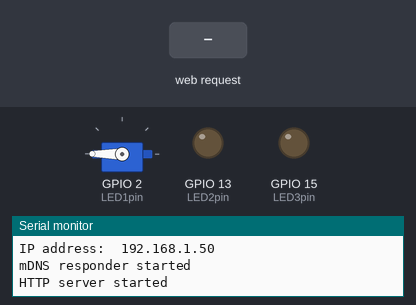
The sketch below on a simulated ESP8266 (Wemos D1 mini). On the bench: servo, output pins drawn as LEDs (lit = HIGH), the last lines printed to the serial monitor. The inputs (shaded band) are chosen by the test bench. WiFi joins after 1.5 s; servers stay silent unless stated; pins used as bus, display or sensor lines are not drawn.

Above: at 2.8 s.
2.9 s: HTTP request GET /led1on received
At 4.0 s:
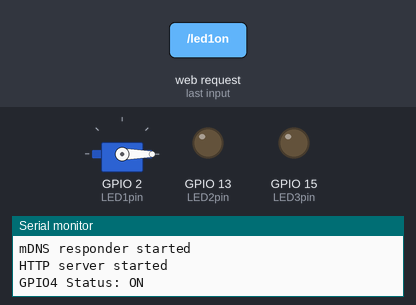
4.4 s: HTTP request GET /led2on received
At 5.1 s:
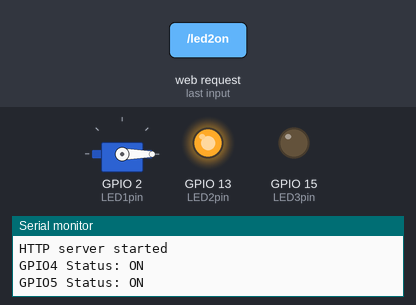
5.9 s: HTTP request GET /led1off received
At 6.2 s:
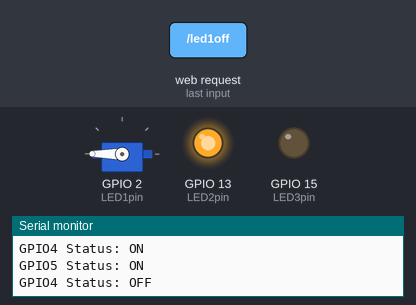
7.4 s: HTTP request GET /led3on received
At 8.6 s:
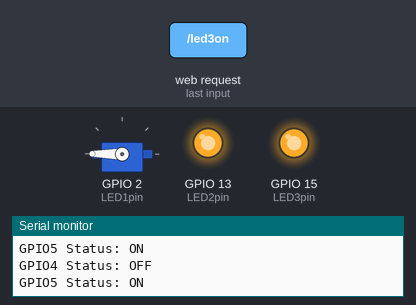
8.9 s: HTTP request GET /led2off received
At 9.7 s:
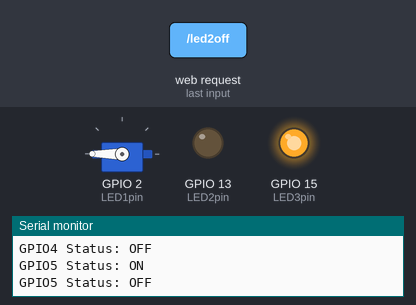
10.4 s: HTTP request GET /led3off received
At 10.9 s:
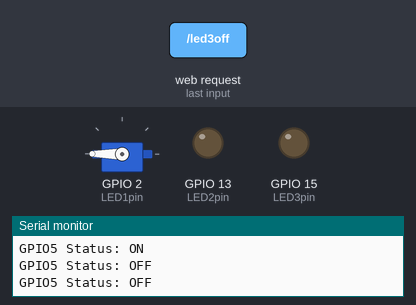
Timing chart, 0 to 12.9 s (numbered marks = the images above; inputs shaded):
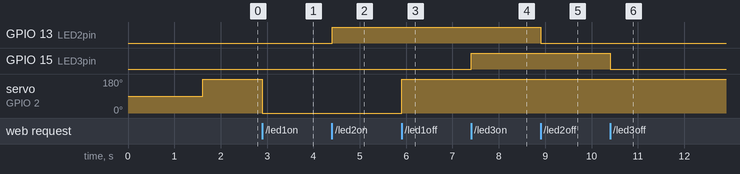

Measured:
- after the input at 2.9 s, servo on GPIO 2 (LED1pin): 180° → 0° at once
- after the input at 4.4 s, GPIO 13 (LED2pin): LOW → HIGH at once
- after the input at 5.9 s, servo on GPIO 2 (LED1pin): 0° → 180° at once
- after the input at 7.4 s, GPIO 15 (LED3pin): LOW → HIGH at once
- after the input at 8.9 s, GPIO 13 (LED2pin): HIGH → LOW at once
- after the input at 10.4 s, GPIO 15 (LED3pin): HIGH → LOW at once

The sketch:

Server_ESP8266_and_servo.ino
```cpp
//this code for `ESP8266
//Change Lib
//Step to Start
//Chose Broad NodeMCU1.0
//ESP-12E Module
//upload speed `115200
//Flash Size 4mb


#include <ESP8266WiFi.h>
#include <WiFiClient.h>
#include <ESP8266WebServer.h>
#include <ESP8266mDNS.h>
#include <ESP8266WiFiMulti.h>
#include <Servo.h>

Servo myservo;  // create servo object to control a servo
// twelve servo objects can be created on most boards


ESP8266WiFiMulti wifiMulti;     // Create an instance of the ESP8266WiFiMulti class, called 'wifiMulti'


////wemos lolin32 115200 mapping broad oae wmmos oled
//#include <WiFi.h>
//#include <WebServer.h>
//#include <ESPmDNS.h>
//
//#include "SSD1306Wire.h"        // legacy: #include "SSD1306.h"
///* Put your SSID & Password */
const char* ssid = "ratexx_phone";  // Enter SSID here
const char* password = "pongpong";  //Enter Password here

/* Put IP Address details */
//IPAddress local_ip(10, 0, 0, 8);
//IPAddress gateway(10, 0, 0, 1);
//IPAddress subnet(255, 0, 0, 0);


#define DEMO_DURATION 3000
typedef void (*Demo)(void);

int demoMode = 0;
int counter = 1;
ESP8266WebServer server(80);

uint8_t LED1pin = 2;//pin 6
bool LED1status = 0;

uint8_t LED2pin = 13;//pin 7
bool LED2status = 0;

uint8_t LED3pin = 15;//pin 8
bool LED3status = 0;

void StartDNS() {
  Serial.begin(115200);         // Start the Serial communication to send messages to the computer
  delay(10);
  Serial.println('\n');
  wifiMulti.addAP(ssid, password);   // add Wi-Fi networks you want to connect to
  Serial.println("Connecting ...");
  int i = 0;
  while (wifiMulti.run() != WL_CONNECTED) { // Wait for the Wi-Fi to connect: scan for Wi-Fi networks, and connect to the strongest of the networks above
    delay(1000);
    Serial.print(++i); Serial.print(' ');
  }
  Serial.println('\n');
  Serial.print("Connected to ");
  Serial.println(WiFi.SSID());              // Tell us what network we're connected to
  Serial.print("IP address:\t");
  Serial.println(WiFi.localIP());           // Send the IP address of the ESP8266 to the computer

  if (!MDNS.begin("esp8266")) {             // Start the mDNS responder for esp8266.local
    Serial.println("Error setting up MDNS responder!");
  }
  Serial.println("mDNS responder started");
}


void setup() {
  Serial.begin(115200);
  myservo.attach(2);  // attaches the servo on GIO2 to the servo object
  pinMode(LED1pin, OUTPUT);
  pinMode(LED2pin, OUTPUT);
  pinMode(LED3pin, OUTPUT);
//  WiFiClient.softAP(ssid, password);
  //WiFi.softAPConfig(local_ip, gateway, subnet);
  delay(100);
  StartDNS();
  server.on("/", handle_OnConnect);
  server.on("/led1on", handle_led1on);
  server.on("/led1off", handle_led1off);
  server.on("/led2on", handle_led2on);
  server.on("/led2off", handle_led2off);
  server.on("/led3on", handle_led3on);
  server.on("/led3off", handle_led3off);
  server.onNotFound(handle_NotFound);

  server.begin();
  Serial.println("HTTP server started");


}

void loop() {
  server.handleClient();
  if (LED1status)
  {
    digitalWrite(LED1pin, HIGH);
// Servo Area
    myservo.write(0);              // tell servo to go to position in variable 'pos'
//end Servo area

  }
  else
  {
    digitalWrite(LED1pin, 0);
    myservo.write(180);              // tell servo to go to position in variable 'pos'

  }

  if (LED2status)
  {
    digitalWrite(LED2pin, HIGH);
  }
  else
  {
    digitalWrite(LED2pin, 0);
  }

  if (LED3status)
  {
    digitalWrite(LED3pin, HIGH);
  }
  else
  {
    digitalWrite(LED3pin, 0);
  }


}

void handle_OnConnect() {
  LED1status = 0;
  LED2status = 0;
  LED3status = 0;
  Serial.println("GPIO4 Status: OFF | GPIO5 Status: OFF");
  server.send(200, "text/html", SendHTML(LED1status, LED2status, LED3status));
}

void handle_led1on() {
  LED1status = HIGH;
  Serial.println("GPIO4 Status: ON");
  server.send(200, "text/html", SendHTML(true, LED2status, LED3status));
}

void handle_led1off() {
  LED1status = 0;
  Serial.println("GPIO4 Status: OFF");
  server.send(200, "text/html", SendHTML(false, LED2status, LED3status));
}

void handle_led2on() {
  LED2status = HIGH;
  Serial.println("GPIO5 Status: ON");
  server.send(200, "text/html", SendHTML(LED1status, true, LED3status));
}

void handle_led2off() {
  LED2status = 0;
  Serial.println("GPIO5 Status: OFF");
  server.send(200, "text/html", SendHTML(LED1status, false, LED3status));
}

void handle_led3on() {
  LED3status = HIGH;
  Serial.println("GPIO5 Status: ON");
  server.send(200, "text/html", SendHTML(LED1status, LED2status, true));
}

void handle_led3off() {
  LED3status = 0;
  Serial.println("GPIO5 Status: OFF");
  server.send(200, "text/html", SendHTML(LED1status, LED2status, false));
}

void handle_NotFound() {
  server.send(404, "text/plain", "Not found");
}

String SendHTML(uint8_t led1stat, uint8_t led2stat, uint8_t led3stat) {
  String ptr = "<!DOCTYPE html> <html>\n";
  ptr += "<head><meta name=\"viewport\" content=\"width=device-width, initial-scale=1.0, user-scalable=no\">\n";
  ptr += "<title>LED Control</title>\n";
  ptr += "<style>html { font-family: Helvetica; display: inline-block; margin: 0px auto; text-align: center;}\n";
  ptr += "body{margin-top: 50px;} h1 {color: #444444;margin: 50px auto 30px;} h3 {color: #444444;margin-bottom: 50px;}\n";
  ptr += ".button {display: block;width: 80px;background-color: #3498db;border: none;color: white;padding: 13px 30px;text-decoration: none;font-size: 25px;margin: 0px auto 35px;cursor: pointer;border-radius: 4px;}\n";
  ptr += ".button-on {background-color: #3498db;}\n";
  ptr += ".button-on:active {background-color: #2980b9;}\n";
  ptr += ".button-off {background-color: #34495e;}\n";
  ptr += ".button-off:active {background-color: #2c3e50;}\n";
  ptr += "p {font-size: 14px;color: #888;margin-bottom: 10px;}\n";
  ptr += "</style>\n";
  ptr += "</head>\n";
  ptr += "<body>\n";
  ptr += "<h1>ESP32 Web Server</h1>\n";
  ptr += "<h3>Using Access Point(AP) Mode</h3>\n";

  if (led1stat)
  {
    ptr += "<p>LED1 Status: ON</p><a class=\"button button-off\" href=\"/led1off\">OFF</a>\n";
  }
  else
  {
    ptr += "<p>LED1 Status: OFF</p><a class=\"button button-on\" href=\"/led1on\">ON</a>\n";
  }

  if (led2stat)
  {
    ptr += "<p>LED2 Status: ON</p><a class=\"button button-off\" href=\"/led2off\">OFF</a>\n";
  }
  else
  {
    ptr += "<p>LED2 Status: OFF</p><a class=\"button button-on\" href=\"/led2on\">ON</a>\n";
  }


  if (led3stat)
  {
    ptr += "<p>LED3 Status: ON</p><a class=\"button button-off\" href=\"/led3off\">OFF</a>\n";
  }
  else
  {
    ptr += "<p>LED3 Status: OFF</p><a class=\"button button-on\" href=\"/led3on\">ON</a>\n";
  }


  ptr += "</body>\n";
  ptr += "</html>\n";
  return ptr;
}
```
